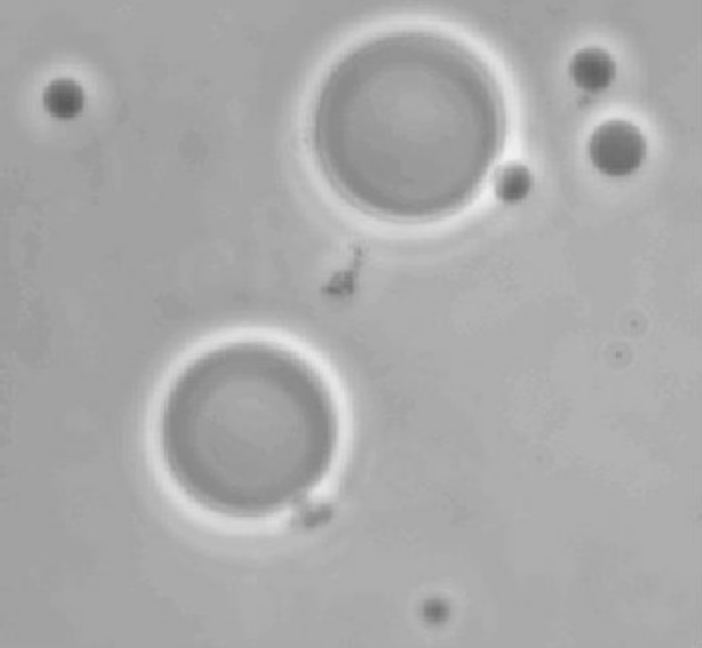
#> input picture 图像处理与可视化/Homework/数字图像处理 02/P1/DIP 10.39(a) (polymersomes).tif, 702 x 648 px
$ python HW01_P1_Entropy.py
#> lines starting #> are read from the running program, lines starting #| are printed output that depends on the picture; after the words box and inside, x2 and y2 are one past the last pixel; in counts of white or black regions, pixels touching at a corner belong together; long printed decimals are rounded
import numpy as np
from PIL import Image
import matplotlib.pyplot as plt

def compute_histogram(image, num_bins=256):
    """
    计算图像的灰度直方图。

    :param image: 灰度图像的 numpy 数组
    :param num_bins: 直方图的 bins 数量
    :return: 直方图和 bins 边缘
    """
    histogram, bin_edges = np.histogram(image.ravel(), bins=num_bins, range=[0, num_bins])
    return histogram, bin_edges

def compute_cumulative_probabilities_and_entropy(histogram):
    """
    计算累计概率和累积信息熵

    :param histogram: 图像的灰度直方图
    :return: 累计概率 P_k 和累积信息熵
    """
    total_pixels = np.sum(histogram)
    probabilities = histogram / total_pixels

    # 累计概率
    cumulative_probabilities = np.cumsum(probabilities)

    # 累积信息熵，跳过 p = 0 的项, 因为极限值 0 * log(0) 定义为 0
    cumulative_entropy = -np.cumsum(np.where(probabilities > 0, probabilities * np.log(probabilities), 0))

    return cumulative_probabilities, cumulative_entropy

def max_entropy_global_thresholding(image):
    """
    最大熵分割算法的实现。

    :param image: 输入的灰度图像
    :return: 二值化后的图像、最大熵对应的阈值
    """
    # 计算灰度直方图
    histogram, _ = compute_histogram(image)

    # 计算累计概率和累积信息熵
    cumulative_probabilities, cumulative_entropy = compute_cumulative_probabilities_and_entropy(histogram)

    # 计算 Shannon 信息熵 H
    with np.errstate(divide='ignore', invalid='ignore'):
        H_1 = np.where(cumulative_probabilities > 0,
                       np.log(cumulative_probabilities) + cumulative_entropy / cumulative_probabilities,
                       0)
        H_2 = np.where(1 - cumulative_probabilities > 0,
                       np.log(1 - cumulative_probabilities) + (cumulative_entropy[-1] - cumulative_entropy) / (1 - cumulative_probabilities),
                       0)

    H = H_1 + H_2

    # 寻找最大熵的所有阈值
    max_entropy = np.max(H)
    best_thresholds = np.where(H == max_entropy)[0]  # 找到所有最大熵对应的阈值

    # 如果存在多个最大熵阈值，取平均值
    best_threshold = np.mean(best_thresholds).astype(np.uint8)

    print(f"Max entropy {max_entropy} is reached at thresholds {best_thresholds}, average threshold: {best_threshold}")

    # 生成二值化图像
    binary_image = (image > best_threshold).astype(np.uint8)

    return binary_image, best_threshold

def plot_image_and_histogram(image, binary_image, threshold):
    """
    绘制原始图像和二值化后的图像及其直方图。

    :param image: 原始灰度图像的 2D numpy 数组
    :param binary_image: 二值化后的图像的 2D numpy 数组
    :param threshold: 用于二值化的阈值
    """
    fig, axes = plt.subplots(2, 2, figsize=(14, 10))

    # 绘制原始图像
    axes[0, 0].imshow(image, cmap='gray', vmin=0, vmax=255)
    axes[0, 0].set_title('Original Image')
    axes[0, 0].axis('off')

    # 绘制原始图像的直方图
    histogram, bin_edges = compute_histogram(image)
    axes[1, 0].bar(bin_edges[:-1], histogram, width=1, color='gray')
    axes[1, 0].set_title('Original Histogram')
    axes[1, 0].set_xlabel('Gray Level')
    axes[1, 0].set_ylabel('Frequency')

    # 添加阈值直线
    axes[1, 0].axvline(x=threshold, color='red', linestyle='--', label='Threshold = {}'.format(int(threshold)))
    axes[1, 0].legend()

    # 绘制二值化后的图像
    axes[0, 1].imshow(binary_image, cmap='gray', vmin=0, vmax=1)
    axes[0, 1].set_title('Binary Image')
    axes[0, 1].axis('off')

    # 绘制二值化后的图像的直方图
    binary_histogram, _ = compute_histogram(binary_image, num_bins=2)
    axes[1, 1].bar(np.arange(2), binary_histogram, width=0.1, color='gray')
    axes[1, 1].set_title('Binary Histogram')
    axes[1, 1].set_xlabel('Gray Level')
    axes[1, 1].set_ylabel('Frequency')

    plt.tight_layout()
    plt.show()

# 示例使用
if __name__ == "__main__":
    # 加载灰度图像
    option = 2 # 更改图像选择
    if option == 1:
        image_name = 'DIP 10.38(a) (noisy_fingerprint).tif'
    elif option == 2:
        image_name = 'DIP 10.39(a) (polymersomes).tif'
    else:
        image_name = 'DIP 2.22 (face).tif'
    image = Image.open(image_name).convert('L')
#> image is the input picture: PIL image 702x648 L; min 90, max 241, mean 169.6
    image_array = np.array(image)

    # 应用最大熵分割算法
    binary_result, threshold = max_entropy_global_thresholding(image_array)
#> in compute_histogram, `histogram, bin_edges = np.histogram(image.ravel(), bins=num_bins, rang..`: histogram = 256 values, max 51417 at index 162, min 0 at index 0, mean 1776.9; bin_edges = 257 values from 0 to 256
#> in compute_cumulative_probabilities_and_entropy, `total_pixels = np.sum(histogram)`: total_pixels = 454896
#> in compute_cumulative_probabilities_and_entropy, `probabilities = histogram / total_pixels`: probabilities = 256 values, max 0.113 at index 162, min 0 at index 0, mean 0.00391
#> in compute_cumulative_probabilities_and_entropy, `cumulative_probabilities = np.cumsum(probabilities)`: cumulative_probabilities = 256 values from 0 to 1
#> in compute_cumulative_probabilities_and_entropy, `cumulative_entropy = -np.cumsum(np.where(probabilities > 0, probabilit..`: cumulative_entropy = 256 values from 0 to 3.65
#> in max_entropy_global_thresholding, `cumulative_probabilities, cumulative_entropy = compute_cumulative_prob..`: cumulative_probabilities = 256 values from 0 to 1; cumulative_entropy = 256 values from 0 to 3.65
#> in max_entropy_global_thresholding, `H_1 = np.where(cumulative_probabilities > 0, np.log(cumulative_probabi..`: H_1 = 256 values, max 3.66 at index 136, min 0 at index 0, mean 2.08
#> in max_entropy_global_thresholding, `H_2 = np.where(1 - cumulative_probabilities > 0, np.log(1 - cumulative..`: H_2 = 256 values, max 3.67 at index 179, min -36.74 at index 241, mean 1.03
#> in max_entropy_global_thresholding, `H = H_1 + H_2`: H = 256 values, max 7.25 at index 136, min -33.09 at index 241, mean 3.1
#> in max_entropy_global_thresholding, `max_entropy = np.max(H)`: max_entropy = 7.25
#> in max_entropy_global_thresholding, `best_thresholds = np.where(H == max_entropy)[0]`: best_thresholds = [136]
#> in max_entropy_global_thresholding, `best_threshold = np.mean(best_thresholds).astype(np.uint8)`: best_threshold = 136
#| Max entropy 7.250 is reached at thresholds [136], average threshold: 136
#> in max_entropy_global_thresholding, `binary_image = (image > best_threshold).astype(np.uint8)`:
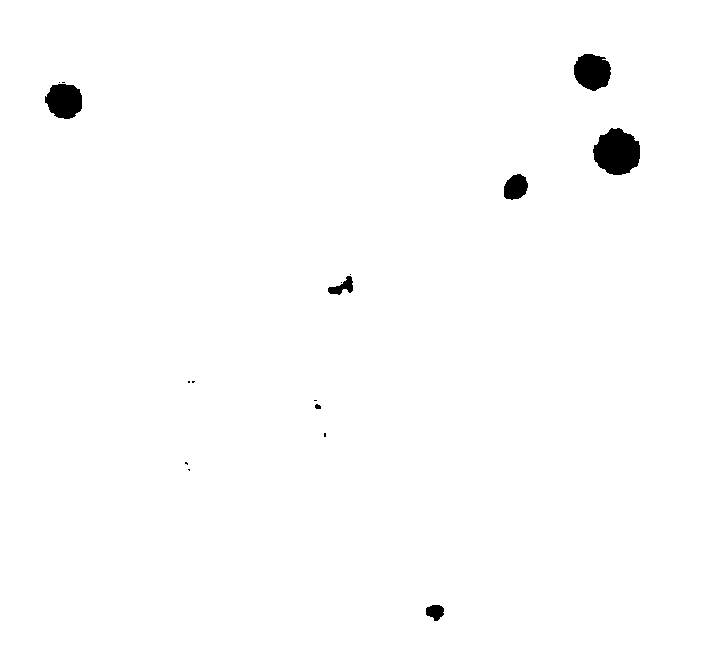
#> binary_image: shape (648, 702); values 0 (black) and 1 (white), 99% white; 17 black regions (10 under 20 px), largest, box (x1, y1, x2, y2) and area: (593, 128, 640, 175) 1647, (574, 54, 611, 91) 1053, (45, 84, 82, 119) 1013
#> threshold = 136

    # 保存二值化分割后的图像
    Image.fromarray(binary_result * 255).save('MaxEntropy_Binary_' + image_name)

    # 绘制结果
    plot_image_and_histogram(image_array, binary_result, threshold)
#> in plot_image_and_histogram, `histogram, bin_edges = compute_histogram(image)`: bin_edges = 257 values from 0 to 256
#> in plot_image_and_histogram, `binary_histogram, _ = compute_histogram(binary_image, num_bins=2)`: binary_histogram = [4687, 450209]
#> in plot_image_and_histogram, `plt.show()`:
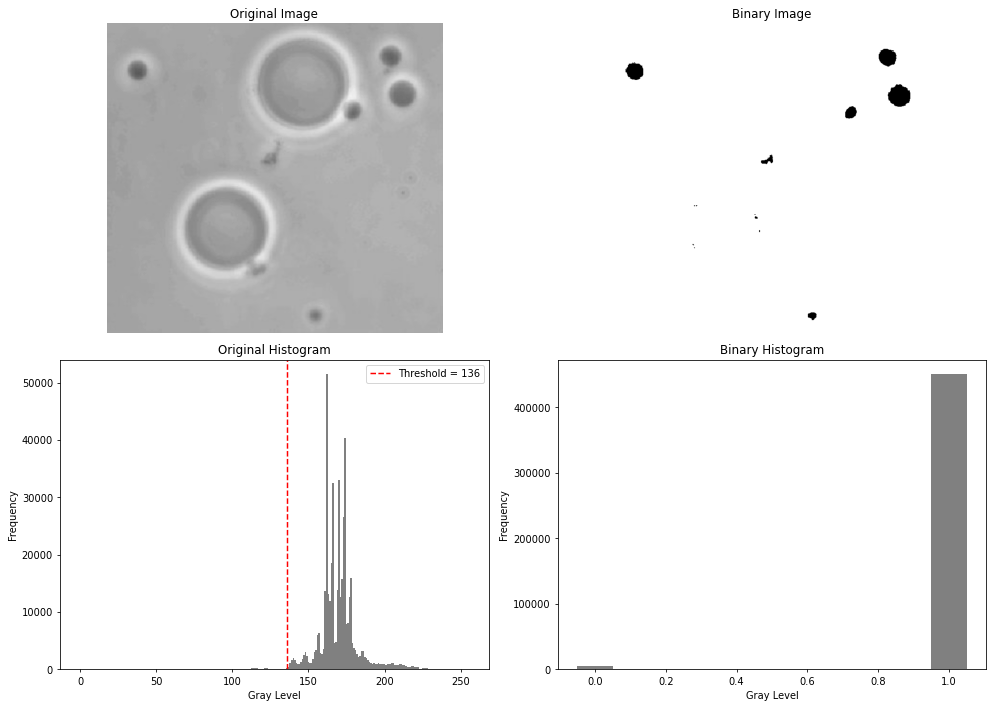
#> figure drawn by matplotlib, 4 panels; panel 3: tallest bar 51417 high, from x = 161.5 to 162.5
